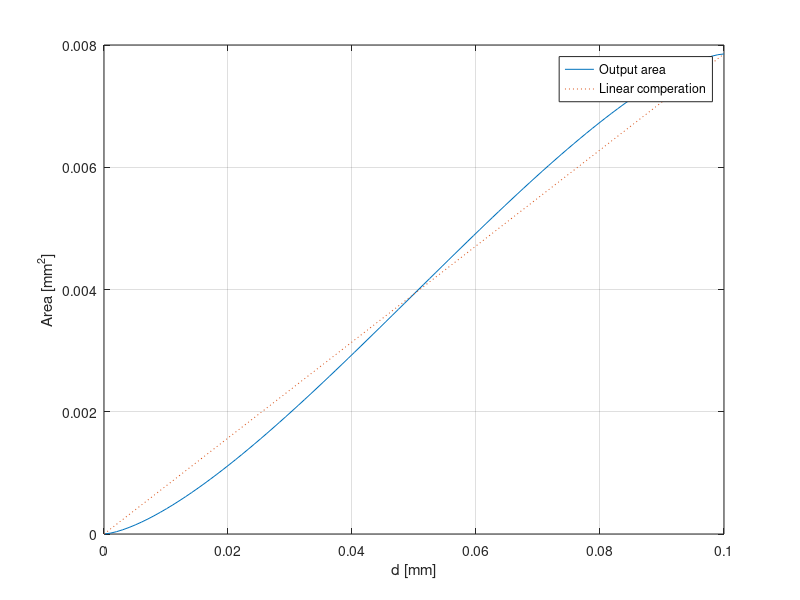

This figure's MATLAB source:
%% MATLAB Initialization
format compact
close all
clc
%% Paramaters
r = 0.1/2; %[mm] 
x = linspace(0,2*r);
area = zeros(1,length(x));
%% Functions Headers
top = @(x) r+(r.^2-(x-r).^2).^0.5; %Top half circle equation
bottom = @(x) r-(r.^2-(x-r).^2).^0.5;%Bottom half circle equation
%% Draw full circle
% figure()
% plot(x,top(x))
% hold 'on'
% plot(x,bottom(x))
% hold 'off'
%% Calculating the total area open for air fluid as function of deformation
for i = 1:length(x)
    area(i) = integral(top,0,x(i)) - integral(bottom,0,x(i));
end

% figure()
% plot(x,area)
% grid 'on'
% xlabel('d [mm]')
% ylabel('Area [mm^2]')
linear = linspace(area(1),area(length(area)));
figure()
plot(x,area)
hold 'on'
plot(x,linear,':')
grid 'on'
xlabel('d [mm]')
ylabel('Area [mm^2]')
legend('Output area','Linear comperation')